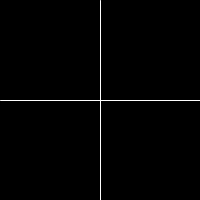
Frame 1 (no input)
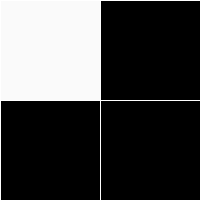
Frame 60 (the mouse pressed at the canvas centre just before this capture)
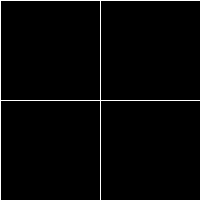
Frame 120 (the mouse held since frame 60 and released just before this capture)

The Processing sketch that drew these frames (run headless with seeded random() and noise(); from frame 60 on, the mouse is pressed at the canvas centre):

// Processing sketch: Aufgabe3_20
// ── Aufgabe3_20.pde
int Farbe1, Farbe2, Farbe3, Farbe4;

void setup () 
{
  size (200,200);
  background (0);
}

void draw ()
{ 
//Oben Links-----------------
  if(Farbe1>0)
  {
  Farbe1-=5;
  }
  fill(Farbe1);
  rect (0,0,100,100);
  
//Oben Rechts-----------------
  if(Farbe2>0)
  {
  Farbe2-=5;
  }
  fill(Farbe2);
  rect (100,0,100,100);
  
//Unten Links-----------------
  if(Farbe3>0)
  {
  Farbe3-=5;
  }
  fill(Farbe3);
  rect (0,100,100,100);
   
//Unten Rechts-----------------
  if(Farbe4>0)
  {
  Farbe4-=5;
  }
  fill(Farbe4);
  rect (100,100,100,100);
  
  
  //Trennlinien
  stroke (255);
  line (100,0,100,200);
  line (0,100,200,100);

  // Die Farbe des jeweiligen Kästchens wird gesetzt  
  if (mouseX < 100 && mouseY < 100)
  {
    Farbe1 = 255;
  }
  else if (mouseX > 100 && mouseY < 100)
  {
    Farbe2 = 255;
  }
  else if (mouseX < 100 && mouseY > 100)
  {
    Farbe3 = 255;
  }
  else if (mouseX > 100 && mouseY > 100)
  {
    Farbe4 = 255;
  }
}
